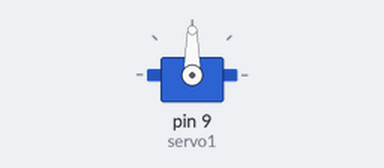
A sketch run on a simulated Arduino Uno, built with avr-gcc and run on an emulated ATmega328P. Shown: servo.

Above: at 0.05 s.
Timing chart, 0 to 4.6 s (numbered marks = the images above):
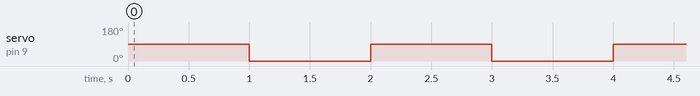

The sketch:

servo_motor.ino
```cpp
#include <Servo.h>
  Servo servo1;

void setup() {
  servo1.attach(9);
}

void loop() {
  servo1.write(90);
  delay(1000);
  servo1.write(0);
  delay(1000);
}
```

Measured:
- by itself, servo on pin 9 (servo1): alternates 90° for 1.0 s and 0° for 1.0 s
